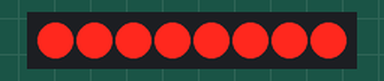
The sketch below on a simulated Arduino Uno, built with avr-gcc and run on an emulated ATmega328P. On the bench: 8 shift-register outputs drawn as a row of LEDs (first output left, lit = HIGH). Wiring (inferred from the names in the program): shift register (74HC595): data pin 11; shift clock pin 12; latch pin 8. Wiring (inferred from the signals the program sends): row of LEDs: on Q0, Q1, Q2, Q3, Q4, Q5, Q6, Q7. Random numbers use the default seed unless the sketch sets one.

Above: at 0.1 s.
At 8.88 s:
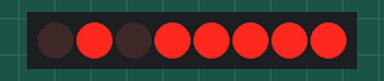
At 10.89 s:
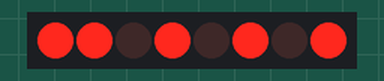
At 13.4 s:
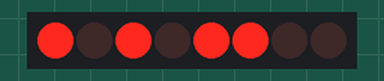
At 17.92 s:
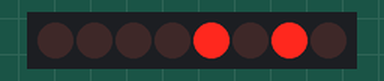
At 39.74 s:
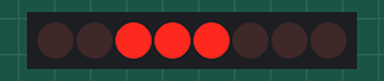
Timing chart, 0 to 40.0 s (numbered marks = the images above):
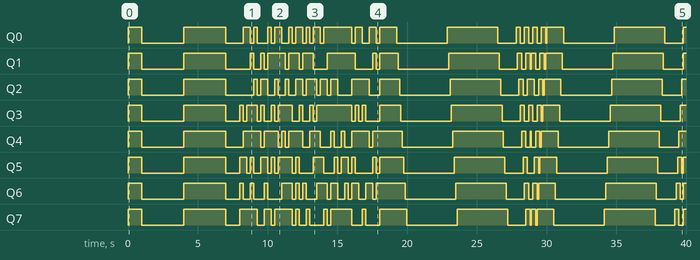

The sketch:

rgb_led_shift_register.ino
```cpp
/*
  RGB LED shift register test
  Ryan Wilson (c) 2017
 */

//Pin connected to ST_CP of 74HC595
int latchPin = 8;
//Pin connected to SH_CP of 74HC595
int clockPin = 12;
////Pin connected to DS of 74HC595
int dataPin = 11;

const byte PRESET_ALL_BLACK[6] =   {B00000000, B00000000, B00000000, B00000000, B00000000, B00000000};
const byte PRESET_ALL_WHITE[6] =   {B11111111, B11110000, B11111111, B11110000, B11111111, B11110000};
const byte PRESET_ALL_RED[6] =     {B11111111, B11110000, B00000000, B00000000, B00000000, B00000000};
const byte PRESET_ALL_YELLOW[6] =  {B11111111, B11110000, B11111111, B11110000, B00000000, B00000000};
const byte PRESET_ALL_GREEN[6] =   {B00000000, B00000000, B11111111, B11110000, B00000000, B00000000};
const byte PRESET_ALL_CYAN[6] =    {B00000000, B00000000, B11111111, B11110000, B11111111, B11110000};
const byte PRESET_ALL_BLUE[6] =    {B00000000, B00000000, B00000000, B00000000, B11111111, B11110000};
const byte PRESET_ALL_MAGENTA[6] = {B11111111, B11110000, B00000000, B00000000, B11111111, B11110000};

const byte PRESET_ALL_RAINBOW[6] =      {B11000111, B00010000, B01110001, B11000000, B00011100, B01110000};
const byte PRESET_ALL_RAINBOWcheck[6] = {B01000111, B00010000, B01010001, B11000000, B00010100, B01110000};

byte random_colours[6];

byte current_colour[6] = {B00000000, B00000000, B00000000, B00000000, B00000000, B00000000};

const boolean SHOW_DEFINED_COLOURS = true;
const boolean SHOW_RANDOM_COLOURS = true;
const boolean SHOW_COLOUR_SLIDE = true;

void setup() {
  //set pins to output so you can control the shift register
  pinMode(latchPin, OUTPUT);
  pinMode(clockPin, OUTPUT);
  pinMode(dataPin, OUTPUT);

  // for debug and input
  Serial.begin(9600);

  // set all to off
  set_colour(PRESET_ALL_BLACK);
}

void loop() {
  // preset colours
  if (SHOW_DEFINED_COLOURS) {
    set_colour(PRESET_ALL_BLACK);
    delay(1000);
    set_colour(PRESET_ALL_WHITE);
    delay(1000);
    set_colour(PRESET_ALL_RED);
    delay(1000);
    set_colour(PRESET_ALL_YELLOW);
    delay(1000);
    set_colour(PRESET_ALL_GREEN);
    delay(1000);
    set_colour(PRESET_ALL_CYAN);
    delay(1000);
    set_colour(PRESET_ALL_BLUE);
    delay(1000);
    set_colour(PRESET_ALL_MAGENTA);
    delay(1000);
  }

  // random colours
  if (SHOW_RANDOM_COLOURS) {
    for (int i = 0; i < 40; i++) {
      for (int j = 0; j < 6; j++) {
        random_colours[j] = random(255);
      }
      set_colour(random_colours);
      delay(250);
    }
  }

  if (SHOW_COLOUR_SLIDE) {
    slide_set_colour(PRESET_ALL_BLACK, true);
    slide_set_colour(PRESET_ALL_WHITE, true);
    slide_set_colour(PRESET_ALL_RED, true);
    slide_set_colour(PRESET_ALL_YELLOW, true);
    slide_set_colour(PRESET_ALL_GREEN, true);
    slide_set_colour(PRESET_ALL_CYAN, true);
    slide_set_colour(PRESET_ALL_BLUE, true);
    slide_set_colour(PRESET_ALL_MAGENTA, true);
    slide_set_colour(PRESET_ALL_RAINBOW, true);

    slide_set_colour(PRESET_ALL_BLACK, false);
    slide_set_colour(PRESET_ALL_WHITE, false);
    slide_set_colour(PRESET_ALL_RED, false);
    slide_set_colour(PRESET_ALL_YELLOW, false);
    slide_set_colour(PRESET_ALL_GREEN, false);
    slide_set_colour(PRESET_ALL_CYAN, false);
    slide_set_colour(PRESET_ALL_BLUE, false);
    slide_set_colour(PRESET_ALL_MAGENTA, false);
    slide_set_colour(PRESET_ALL_RAINBOW, false);
  }

  //exit(0);
}

// sets the colour
void set_colour(const byte colour[6]) {
  // blue_2
  digitalWrite(latchPin, LOW);
  shiftOut(dataPin, clockPin, LSBFIRST, colour[5]);
  digitalWrite(latchPin, HIGH);
  // green_2
  digitalWrite(latchPin, LOW);
  shiftOut(dataPin, clockPin, LSBFIRST, colour[3]);
  digitalWrite(latchPin, HIGH);
  // red_2
  digitalWrite(latchPin, LOW);
  shiftOut(dataPin, clockPin, LSBFIRST, colour[1]);
  digitalWrite(latchPin, HIGH);

  // blue_1
  digitalWrite(latchPin, LOW);
  shiftOut(dataPin, clockPin, LSBFIRST, colour[4]);
  digitalWrite(latchPin, HIGH);
  // green_1
  digitalWrite(latchPin, LOW);
  shiftOut(dataPin, clockPin, LSBFIRST, colour[2]);
  digitalWrite(latchPin, HIGH);
  // red_1
  digitalWrite(latchPin, LOW);
  shiftOut(dataPin, clockPin, LSBFIRST, colour[0]);
  digitalWrite(latchPin, HIGH);
}

// slides new colour over current colour. true = right, false  = left
void slide_set_colour(const byte new_colour[6], boolean direction_right) {
  if (direction_right) {
    // first slide in first colour byte with first half of last new colour byte
    for (int i = 0; i < 4; i++) {
      current_colour[1] = current_colour[1] >> 1;
      current_colour[1] |= current_colour[0] << 7;
      current_colour[0] = current_colour[0] >> 1;

      current_colour[3] = current_colour[3] >> 1;
      current_colour[3] |= current_colour[2] << 7;
      current_colour[2] = current_colour[2] >> 1;

      current_colour[5] = current_colour[5] >> 1;
      current_colour[5] |= current_colour[4] << 7;
      current_colour[4] = current_colour[4] >> 1;

      current_colour[0] |= new_colour[1] << (3 - i);
      current_colour[2] |= new_colour[3] << (3 - i);
      current_colour[4] |= new_colour[5] << (3 - i);

      // set the new colour
      set_colour(current_colour);
      delay(100);
    }

    // next slide in the 2nd byte colour
    for (int i = 0; i < 8; i++) {
      current_colour[1] = current_colour[1] >> 1;
      current_colour[1] |= current_colour[0] << 7;
      current_colour[1] &= B11110000;
      current_colour[0] = current_colour[0] >> 1;

      current_colour[3] = current_colour[3] >> 1;
      current_colour[3] |= current_colour[2] << 7;
      current_colour[3] &= B11110000;
      current_colour[2] = current_colour[2] >> 1;

      current_colour[5] = current_colour[5] >> 1;
      current_colour[5] |= current_colour[4] << 7;
      current_colour[5] &= B11110000;
      current_colour[4] = current_colour[4] >> 1;

      current_colour[0] |= new_colour[0] << (7 - i);
      current_colour[2] |= new_colour[2] << (7 - i);
      current_colour[4] |= new_colour[4] << (7 - i);

      // set the new colour
      set_colour(current_colour);
      delay(100);
    }
  } else {
    // first slide in 2nd half colour byte with first half of last new colour byte
    for (int i = 0; i < 4; i++) {
      current_colour[0] = current_colour[0] << 1;
      current_colour[0] |= current_colour[1] >> 7;
      current_colour[1] = current_colour[1] << 1;

      current_colour[2] = current_colour[2] << 1;
      current_colour[2] |= current_colour[3] >> 7;
      current_colour[3] = current_colour[3] << 1;

      current_colour[4] = current_colour[4] << 1;
      current_colour[4] |= current_colour[5] >> 7;
      current_colour[5] = current_colour[5] << 1;

      current_colour[1] |= new_colour[0] >> (3 - i);
      current_colour[3] |= new_colour[2] >> (3 - i);
      current_colour[5] |= new_colour[4] >> (3 - i);

      // set the new colour
      set_colour(current_colour);
      delay(100);
    }

    // next slide in the 2nd byte colour
    for (int i = 0; i < 8; i++) {
      current_colour[0] = current_colour[0] << 1;
      current_colour[0] |= current_colour[1] >> 7;
      current_colour[1] = current_colour[1] << 1;

      current_colour[2] = current_colour[2] << 1;
      current_colour[2] |= current_colour[3] >> 7;
      current_colour[3] = current_colour[3] << 1;

      current_colour[4] = current_colour[4] << 1;
      current_colour[4] |= current_colour[5] >> 7;
      current_colour[5] = current_colour[5] << 1;

      if (i < 4) {
        current_colour[1] |= new_colour[1] >> (7 - i);
        current_colour[3] |= new_colour[3] >> (7 - i);
        current_colour[5] |= new_colour[5] >> (7 - i);
      }

      // set the new colour
      set_colour(current_colour);
      delay(100);
    }
  }
}

// sets the bytes R, R, G, G, B, B
void set_bytes(byte red_1, byte red_2, byte green_1, byte green_2, byte blue_1, byte blue_2) {
  // blue_2
  digitalWrite(latchPin, LOW);
  shiftOut(dataPin, clockPin, LSBFIRST, blue_2);
  digitalWrite(latchPin, HIGH);
  // green_2
  digitalWrite(latchPin, LOW);
  shiftOut(dataPin, clockPin, LSBFIRST, green_2);
  digitalWrite(latchPin, HIGH);
  // red_2
  digitalWrite(latchPin, LOW);
  shiftOut(dataPin, clockPin, LSBFIRST, red_2);
  digitalWrite(latchPin, HIGH);

  // blue_1
  digitalWrite(latchPin, LOW);
  shiftOut(dataPin, clockPin, LSBFIRST, blue_1);
  digitalWrite(latchPin, HIGH);
  // green_1
  digitalWrite(latchPin, LOW);
  shiftOut(dataPin, clockPin, LSBFIRST, green_1);
  digitalWrite(latchPin, HIGH);
  // red_1
  digitalWrite(latchPin, LOW);
  shiftOut(dataPin, clockPin, LSBFIRST, red_1);
  digitalWrite(latchPin, HIGH);
}

// NOTE: registers work farthest to closest order
void all_red() {
  // 1st byte 00000000
  digitalWrite(latchPin, LOW);
  shiftOut(dataPin, clockPin, LSBFIRST, 0);
  digitalWrite(latchPin, HIGH);
  // 2nd byte 00000000
  digitalWrite(latchPin, LOW);
  shiftOut(dataPin, clockPin, LSBFIRST, 0);
  digitalWrite(latchPin, HIGH);
  // 3rd byte 11111111
  digitalWrite(latchPin, LOW);
  shiftOut(dataPin, clockPin, LSBFIRST, 255);
  digitalWrite(latchPin, HIGH);

  // 4th byte 00000000
  digitalWrite(latchPin, LOW);
  shiftOut(dataPin, clockPin, LSBFIRST, 0);
  digitalWrite(latchPin, HIGH);
  // 5th byte 00000000
  digitalWrite(latchPin, LOW);
  shiftOut(dataPin, clockPin, LSBFIRST, 0);
  digitalWrite(latchPin, HIGH);
  // 6th byte 11111111
  digitalWrite(latchPin, LOW);
  shiftOut(dataPin, clockPin, LSBFIRST, 255);
  digitalWrite(latchPin, HIGH);
}
```

Measured:
- by itself, Q0: LOW → HIGH at 0.00 s, → LOW 1.0 s later, → HIGH 3.0 s later, → LOW 3.0 s later, … (43 changes in this stretch)
- by itself, Q1: LOW → HIGH at 0.00 s, → LOW 1.0 s later, → HIGH 3.0 s later, → LOW 3.0 s later, … (35 changes in this stretch)
- by itself, Q2: LOW → HIGH at 0.00 s, → LOW 1.0 s later, → HIGH 3.0 s later, → LOW 3.0 s later, … (37 changes in this stretch)
- by itself, Q3: LOW → HIGH at 0.00 s, → LOW 1.0 s later, → HIGH 3.0 s later, → LOW 3.0 s later, … (39 changes in this stretch)
- by itself, Q4: LOW → HIGH at 0.00 s, → LOW 1.0 s later, → HIGH 3.0 s later, → LOW 3.0 s later, … (35 changes in this stretch)
- by itself, Q5: LOW → HIGH at 0.00 s, → LOW 1.0 s later, → HIGH 3.0 s later, → LOW 3.0 s later, … (41 changes in this stretch)
- by itself, Q6: LOW → HIGH at 0.00 s, → LOW 1.0 s later, → HIGH 3.0 s later, → LOW 3.0 s later, … (41 changes in this stretch)
- by itself, Q7: LOW → HIGH at 0.00 s, → LOW 1.0 s later, → HIGH 3.0 s later, → LOW 3.0 s later, … (35 changes in this stretch)
